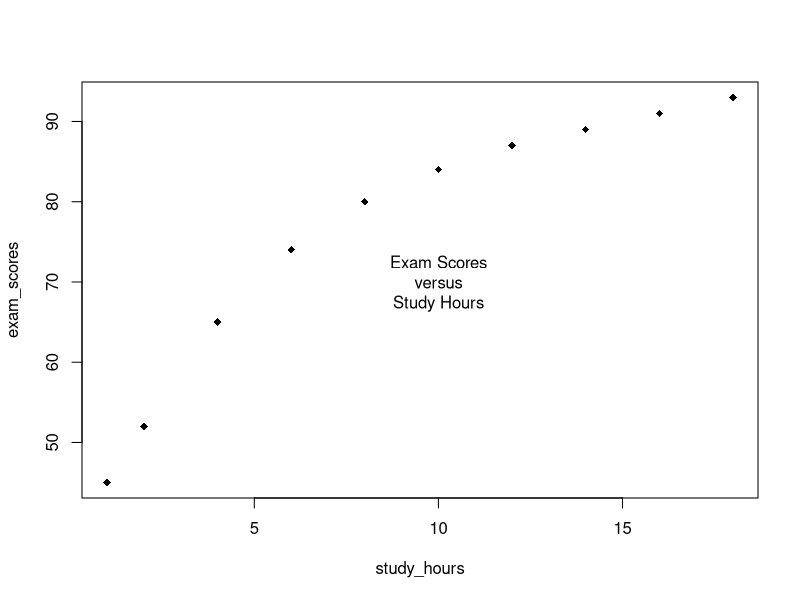
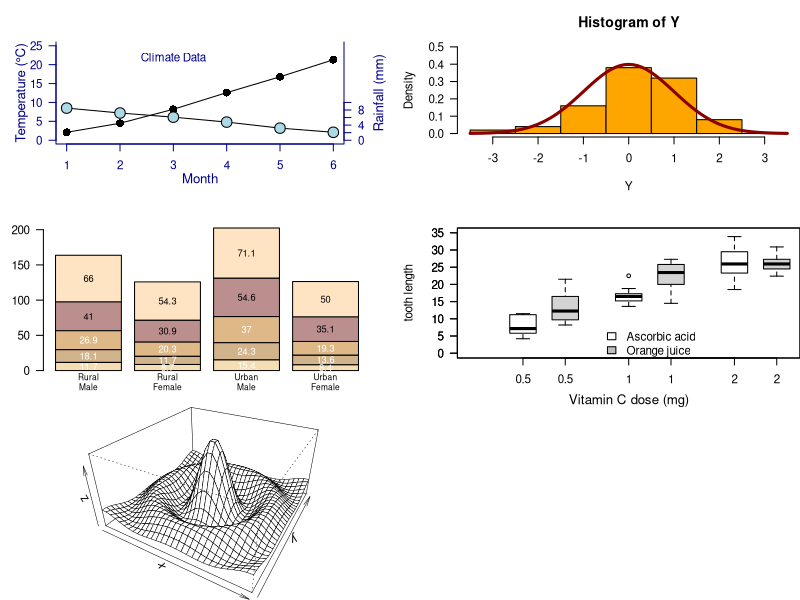
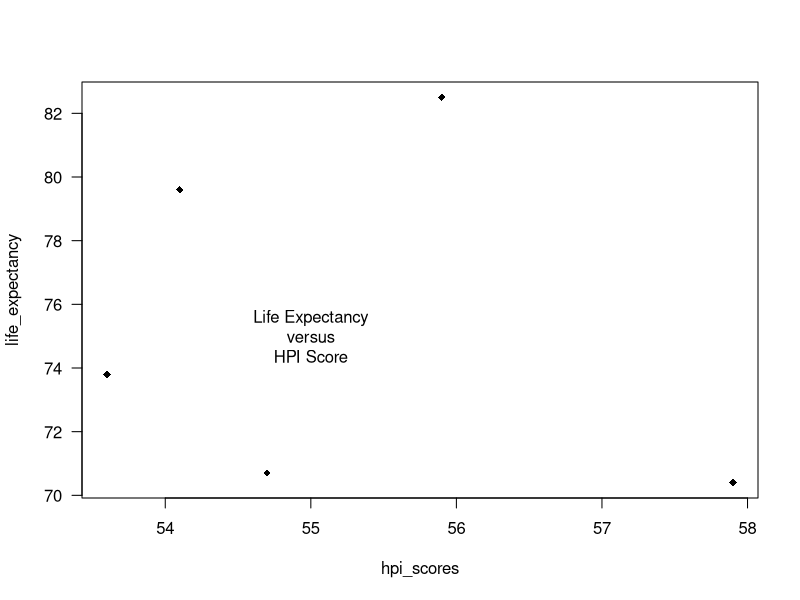
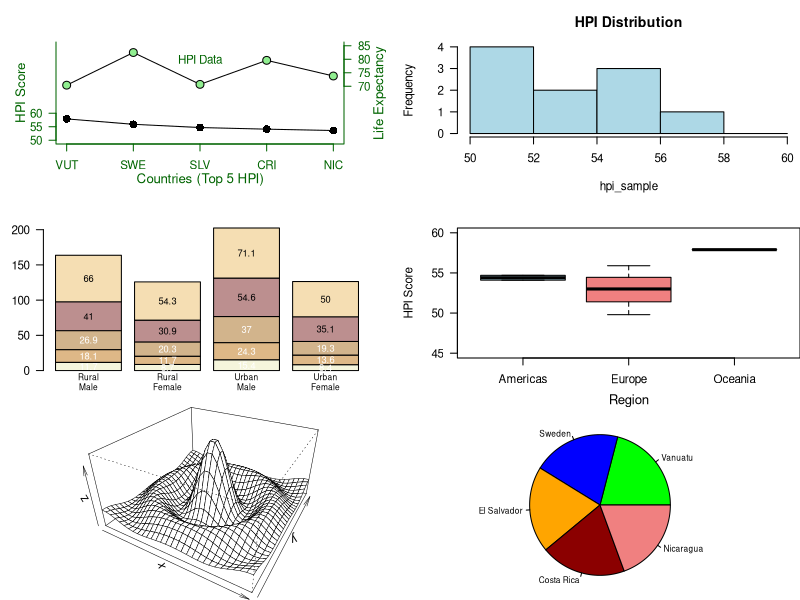

Reproduce these figures in R, in order.
## ---- chunk 1
#| label: murrell-modifications
#| include: false

# My modified data for Murrell's examples
study_hours <- c(1, 2, 4, 6, 8, 10, 12, 14, 16, 18)
exam_scores <- c(45, 52, 65, 74, 80, 84, 87, 89, 91, 93)

# Climate data modification
months <- c(1, 2, 3, 4, 5, 6)
temperature <- c(2.1, 4.5, 8.2, 12.6, 16.8, 21.3)
rainfall <- c(8.5, 7.2, 6.1, 4.8, 3.2, 2.1)
## ---- chunk 2
#| label: murrell-plots
#| fig-width: 12
#| fig-height: 10
#| fig-cap: "Modified Murrell examples with my own datasets"

# Basic plot with my study data
plot(study_hours, exam_scores, pch=18)
text(10, 70, "Exam Scores\nversus\nStudy Hours")

# Setting the parameter (3 rows by 2 cols)
par(mfrow=c(3, 2))

# Scatterplot with climate data
x <- months
y1 <- temperature
y2 <- rainfall

par(las=1, mar=c(4, 4, 3, 4), cex=.7) 
plot.new()
plot.window(range(x), c(0, 25))
lines(x, y1)
lines(x, y2)
points(x, y1, pch=16, cex=1.5)
points(x, y2, pch=21, bg="lightblue", cex=2)
par(col="darkblue", fg="darkblue", col.axis="darkblue")
axis(1, at=seq(1, 6, 1)) # The first number (1) specifies bottom axis
axis(2, at=seq(0, 25, 5))
axis(4, at=seq(0, 10, 2))
box(bty="u")
mtext("Month", side=1, line=2, cex=0.8)
mtext("Temperature (°C)", side=2, line=2, las=0, cex=0.8)
mtext("Rainfall (mm)", side=4, line=2, las=0, cex=0.8)
text(3, 22, "Climate Data")
par(mar=c(5.1, 4.1, 4.1, 2.1), col="black", fg="black", col.axis="black")

# Histogram with modified colors
Y <- rnorm(50)
Y[Y < -3.5 | Y > 3.5] <- NA
x <- seq(-3.5, 3.5, .1)
par(mar=c(4.5, 4.1, 3.1, 0))
hist(Y, breaks=seq(-3.5, 3.5), ylim=c(0, 0.5), 
     col="orange", freq=FALSE)
lines(x, dnorm(x), lwd=3, col="darkred")
par(mar=c(5.1, 4.1, 4.1, 2.1))

# Barplot with neutral colors
par(mar=c(2, 3.1, 2, 2.1)) 
midpts <- barplot(VADeaths, 
                  col=c("wheat", "tan", "burlywood", "rosybrown", "bisque"),
                  names=rep("", 4))
mtext(sub(" ", "\n", colnames(VADeaths)),
      at=midpts, side=1, line=0.5, cex=0.5)
text(rep(midpts, each=5), apply(VADeaths, 2, cumsum) - VADeaths/2,
     VADeaths, 
     col=rep(c("white", "black"), times=3:2), 
     cex=0.8)
par(mar=c(5.1, 4.1, 4.1, 2.1))

# Boxplot (kept original ToothGrowth data)
par(mar=c(3, 4.1, 2, 0))
boxplot(len ~ dose, data = ToothGrowth,
        boxwex = 0.25, at = 1:3 - 0.2,
        subset= supp == "VC", col="white",
        xlab="", ylab="tooth length", ylim=c(0,35))
mtext("Vitamin C dose (mg)", side=1, line=2.5, cex=0.8)
boxplot(len ~ dose, data = ToothGrowth, add = TRUE,
        boxwex = 0.25, at = 1:3 + 0.2,
        subset= supp == "OJ")
legend(1.5, 9, c("Ascorbic acid", "Orange juice"), 
       fill = c("white", "gray"), bty="n")
par(mar=c(5.1, 4.1, 4.1, 2.1))

# 3D perspective plot (kept original)
x <- seq(-10, 10, length= 30)
y <- x
f <- function(x,y) { r <- sqrt(x^2+y^2); 10 * sin(r)/r }
z <- outer(x, y, f)
z[is.na(z)] <- 1
par(mar=c(0, 0.5, 0, 0), lwd=0.5)
persp(x, y, z, theta = 30, phi = 30, expand = 0.5)
par(mar=c(5.1, 4.1, 4.1, 2.1), lwd=1)

# Reset plotting parameters
par(mfrow=c(1, 1))
## ---- chunk 3
#| label: hpi-setup
#| include: false

# HPI data - Top 5 countries from actual dataset
countries <- c("Vanuatu", "Sweden", "El Salvador", "Costa Rica", "Nicaragua")
hpi_scores <- c(57.9, 55.9, 54.7, 54.1, 53.6)
life_expectancy <- c(70.4, 82.5, 70.7, 79.6, 73.8)
## ---- chunk 4
#| label: hpi-analysis
#| fig-width: 12
#| fig-height: 10
#| fig-cap: "Paul Murrell's plotting functions applied to Happy Planet Index data"

# Basic relationship plot
plot(hpi_scores, life_expectancy, pch=18)
text(55, 75, "Life Expectancy\nversus\nHPI Score")

# Comprehensive HPI analysis using Murrell's functions
par(mfrow=c(3, 2))

# Scatterplot with dual y-axes
x <- c(1, 2, 3, 4, 5)  # Country rankings
y1 <- c(57.9, 55.9, 54.7, 54.1, 53.6)  # HPI scores
y2 <- c(70.4, 82.5, 70.7, 79.6, 73.8)  # Life expectancy

par(las=1, mar=c(4, 4, 3, 4), cex=.7) 
plot.new()
plot.window(range(x), c(50, 85))
lines(x, y1)
lines(x, y2)
points(x, y1, pch=16, cex=1.5)
points(x, y2, pch=21, bg="lightgreen", cex=1.5)
par(col="darkgreen", fg="darkgreen", col.axis="darkgreen")
axis(1, at=1:5, labels=c("VUT", "SWE", "SLV", "CRI", "NIC"))
axis(2, at=seq(50, 60, 5))
axis(4, at=seq(70, 85, 5))
box(bty="u")
mtext("Countries (Top 5 HPI)", side=1, line=2, cex=0.8)
mtext("HPI Score", side=2, line=2, las=0, cex=0.8)
mtext("Life Expectancy", side=4, line=2, las=0, cex=0.8)
text(3, 80, "HPI Data")
par(mar=c(5.1, 4.1, 4.1, 2.1), col="black", fg="black", col.axis="black")

# Histogram of HPI scores
hpi_sample <- c(57.9, 55.9, 54.7, 54.1, 53.6, 53.0, 52.0, 51.3, 50.9, 50.8)
par(mar=c(4.5, 4.1, 3.1, 0))
hist(hpi_sample, breaks=seq(50, 60, 2), ylim=c(0, 4), 
     col="lightblue", freq=TRUE, main="HPI Distribution")
par(mar=c(5.1, 4.1, 4.1, 2.1))

# Barplot with HPI theme colors
par(mar=c(2, 3.1, 2, 2.1)) 
midpts <- barplot(VADeaths, 
                  col=c("#F5F5DC", "#DEB887", "#D2B48C", "#BC8F8F", "#F5DEB3"),
                  names=rep("", 4))
mtext(sub(" ", "\n", colnames(VADeaths)),
      at=midpts, side=1, line=0.5, cex=0.5)
text(rep(midpts, each=5), apply(VADeaths, 2, cumsum) - VADeaths/2,
     VADeaths, 
     col=rep(c("white", "black"), times=3:2), 
     cex=0.8)
par(mar=c(5.1, 4.1, 4.1, 2.1))

# Boxplot by region
hpi_data <- data.frame(
  region = rep(c("Europe", "Americas", "Oceania"), c(3, 2, 1)),
  hpi = c(55.9, 53.0, 49.8, 54.7, 54.1, 57.9)
)
par(mar=c(3, 4.1, 2, 0))
boxplot(hpi ~ region, data = hpi_data,
        col=c("lightblue", "lightcoral", "lightgreen"),
        xlab="", ylab="HPI Score", ylim=c(45, 60))
mtext("Region", side=1, line=2.5, cex=0.8)
par(mar=c(5.1, 4.1, 4.1, 2.1))

# 3D surface (demonstrating persp function)
x <- seq(-10, 10, length= 30)
y <- x
f <- function(x,y) { r <- sqrt(x^2+y^2); 10 * sin(r)/r }
z <- outer(x, y, f)
z[is.na(z)] <- 1
par(mar=c(0, 0.5, 0, 0), lwd=0.5)
persp(x, y, z, theta = 30, phi = 30, expand = 0.5)
par(mar=c(5.1, 4.1, 4.1, 2.1), lwd=1)

# Pie chart of top 5 HPI countries
par(mar=c(0, 2, 1, 2), xpd=FALSE, cex=0.5)
pie(hpi_scores, labels = countries, 
    col = c("green", "blue", "orange", "darkred", "lightcoral"))

# Reset plotting parameters
par(mfrow=c(1, 1))
